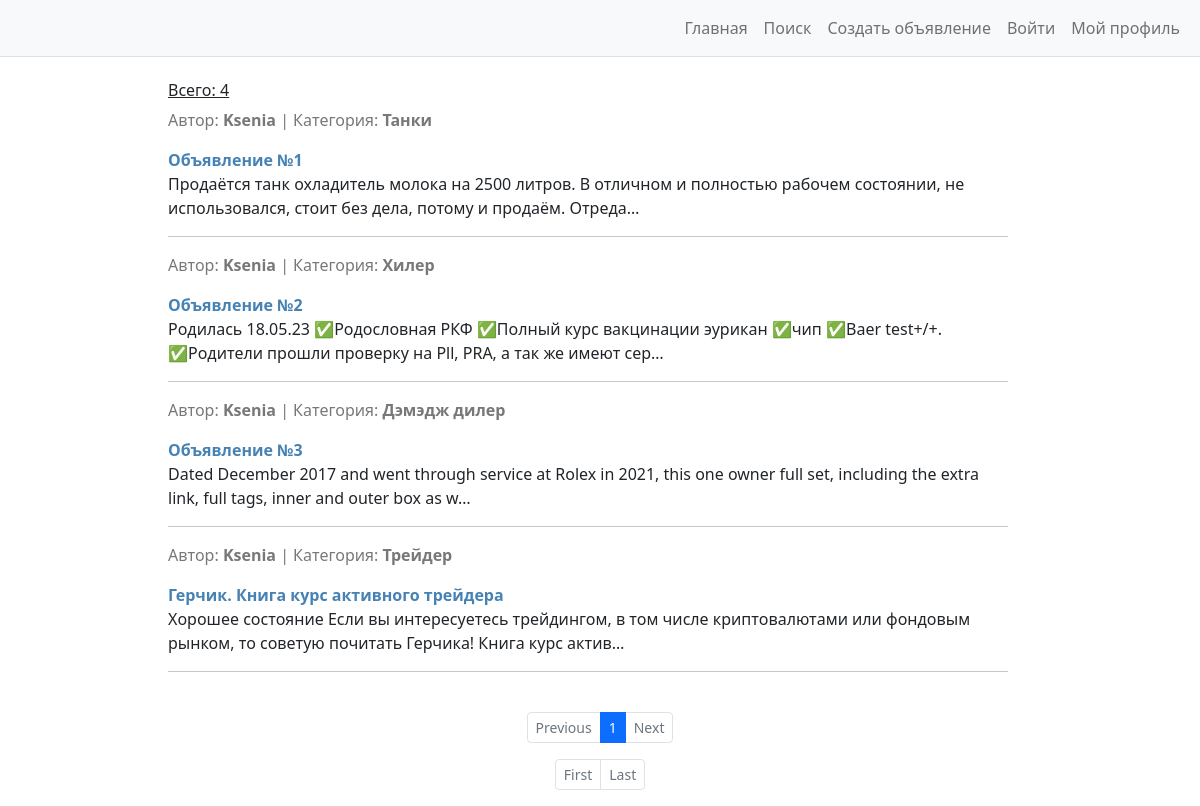
The app's page /, older data.
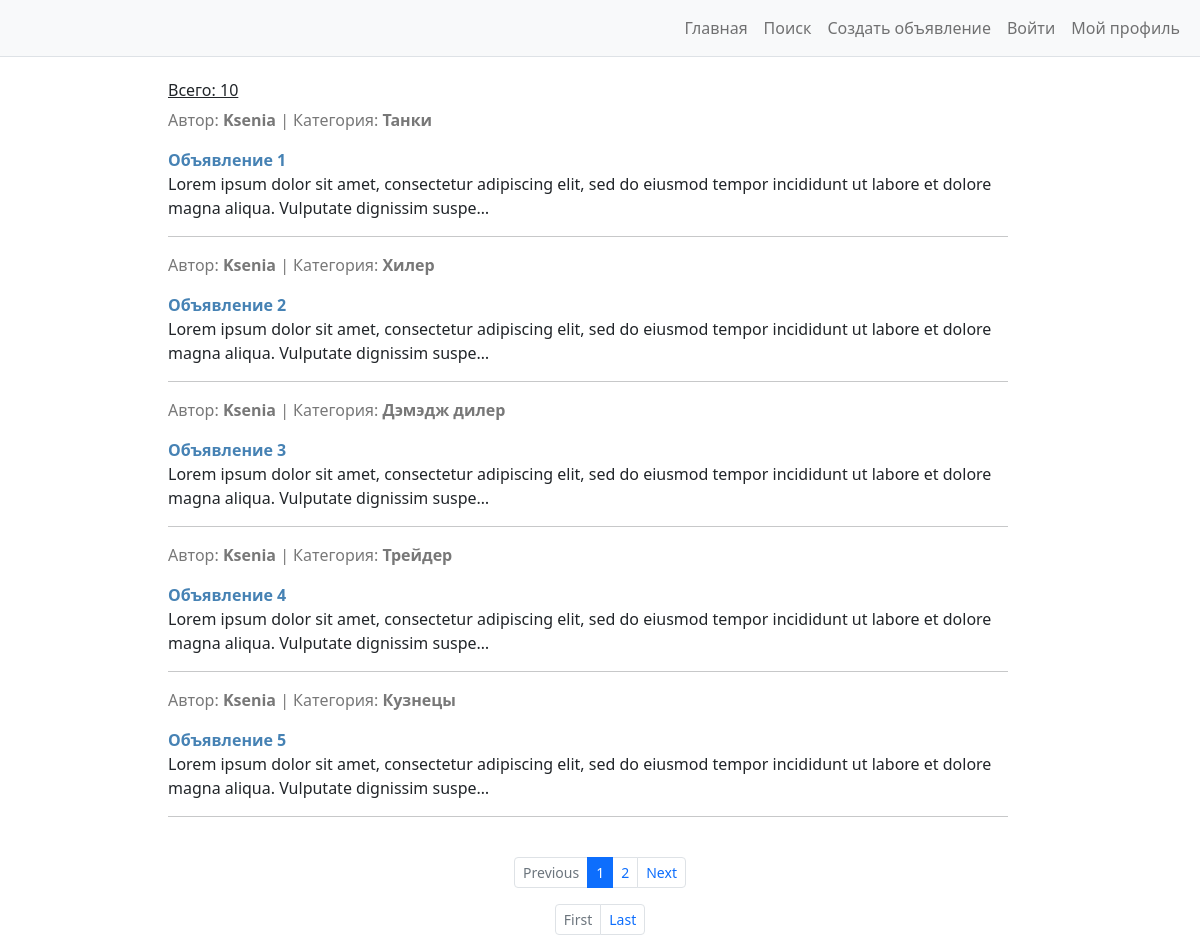
The same page, newer data.
### advertisments/models.py (models this page shows, shortened)
class Ad(models.Model):
    pub_date = models.DateTimeField(
        auto_now_add=True
    )
    author = models.ForeignKey(
        to=User,
        on_delete=models.CASCADE,
    )
    title = models.CharField(
        max_length=255,
        help_text='До 255 символов',
    )
    category = models.CharField(
        max_length=18,
        choices=CATEGORIES,
        default=None,
    )
    content = RichTextUploadingField(
        blank=True
    )
    class Meta:
        ordering = ['pub_date']
        verbose_name = 'Объявление'
        verbose_name_plural = 'Объявления'

### advertisments/views.py (the view)
# urls.py: path('', AdsListView.as_view(), name='ads_list'),
class AdsListView(ListView):
    model = Ad
    context_object_name = 'ads_list'
    template_name = 'ads_list.html'
    paginate_by = 5
    def get_context_data(self, *, object_list=None, **kwargs):
        context = super().get_context_data(**kwargs)
        context['ads_total'] = Ad.objects.count()
        return context

### advertisments/templates/ads_list.html (shortened to what this page needs)
{% extends 'base.html' %}
{% block content %}
<div class="container-fluid" id="centerLayer">
    <h6 class="mt-4"><u>Всего: {{ ads_total }}</u></h6>
    {% for ad in ads_list %}
        <p style="color:rgb(120, 120, 120)">
            Автор: <b>{{ ad.author }}</b> | Категория: <b>{{ ad.category }}</b>
        </p>
        <p>
            <a style="color:#4682B4" href="{% url 'ads_detail' ad.id %}"><b>{{ ad.title }}</b></a>
            <br />
            {{ ad.content|striptags|truncatechars:150 }}
        </p>
        <hr>
    {% endfor %}
</div>
<br>
<nav aria-label="Page navigation example">
    <ul class="pagination pagination-sm justify-content-center">
        {% if page_obj.has_previous %}
        <li class="page-item">
            <a class="page-link" href="?page={{ page_obj.previous_page_number }}">
                Previous
            </a>
        </li>
        {% else %}
        <li class="page-item disabled">
            <a class="page-link" href="#">
                Previous
            </a>
        </li>
        {% endif %}
        {% if page_obj.paginator.num_pages <= 5 %}
        {% for page_num in page_obj.paginator.page_range %}
        {% if page_num == page_obj.number %}
        <li class="page-item active" aria-current="page">
            <a class="page-link" href="?page={{ page_num }}">
                {{ page_num }}
            </a>
        </li>
        {% else %}
        <li class="page-item">
            <a class="page-link" href="?page={{ page_num }}">
                {{ page_num }}
            </a>
        </li>
        {% endif %}
        {% endfor %}
        {% endif %}
        {% if page_obj.has_next %}
        <li class="page-item">
            <a class="page-link" href="?page={{ page_obj.next_page_number }}">
                Next
            </a>
        </li>
        {% else %}
        <li class="page-item disabled">
            <a class="page-link" href="#">
                Next
            </a>
        </li>
        {% endif %}
    </ul>
</nav>
<nav aria-label="Page navigation example">
    <ul class="pagination pagination-sm justify-content-center">
        {% if page_obj.has_previous %}
        <li class="page-item">
            <a class="page-link" href="?page=1">
                First
            </a>
        </li>
        {% else %}
        <li class="page-item disabled">
            <a class="page-link" href="#">
                First
            </a>
        </li>
        {% endif %}
        {% if page_obj.has_next %}
        <li class="page-item">
            <a class="page-link" href="?page={{ page_obj.paginator.num_pages }}">
                Last
            </a>
        </li>
        {% else %}
        <li class="page-item disabled">
            <a class="page-link" href="#">
                Last
            </a>
        </li>
        {% endif %}
    </ul>
</nav>
{% endblock content %}

Row changes from the older to the newer data that the page shows:
changed Ad "Танки": title "Объявление №1" → "Объявление 1"; content "Продаётся танк охладитель молока на 2500 литров. В отличном и полностью рабочем состоянии, не использовался, стоит без дела, потому и продаём. Отреда…" → "Lorem ipsum dolor sit amet, consectetur adipiscing elit, sed do eiusmod tempor incididunt ut labore et dolore magna aliqua. Vulputate dignissim suspe…"
changed Ad "Хилер": title "Объявление №2" → "Объявление 2"; content "Родилась 18.05.23 ✅Родословная РКФ ✅Полный курс вакцинации эурикан ✅чип ✅Baer test+/+. ✅Родители прошли проверку на Pll, PRA, а так же имеют сер…" → "Lorem ipsum dolor sit amet, consectetur adipiscing elit, sed do eiusmod tempor incididunt ut labore et dolore magna aliqua. Vulputate dignissim suspe…"
changed Ad "Дэмэдж дилер": title "Объявление №3" → "Объявление 3"; content "Dated December 2017 and went through service at Rolex in 2021, this one owner full set, including the extra link, full tags, inner and outer box as w…" → "Lorem ipsum dolor sit amet, consectetur adipiscing elit, sed do eiusmod tempor incididunt ut labore et dolore magna aliqua. Vulputate dignissim suspe…"
changed Ad "Трейдер": title "Герчик. Книга курс активного трейдера" → "Объявление 4"; content "Хорошее состояние Если вы интересуетесь трейдингом, в том числе криптовалютами или фондовым рынком, то советую почитать Герчика! Книга курс актив…" → "Lorem ipsum dolor sit amet, consectetur adipiscing elit, sed do eiusmod tempor incididunt ut labore et dolore magna aliqua. Vulputate dignissim suspe…"
added Ad: author "Ksenia", category "Кузнецы", title "Объявление 5", content "Lorem ipsum dolor sit amet, consectetur adipiscing elit, sed do eiusmod tempor incididunt ut labore et dolore magna aliqua. Vulputate dignissim suspe…"
Text that changed along with them:
{{ ads_total }}: "4" → "10"
new list line: "2"
